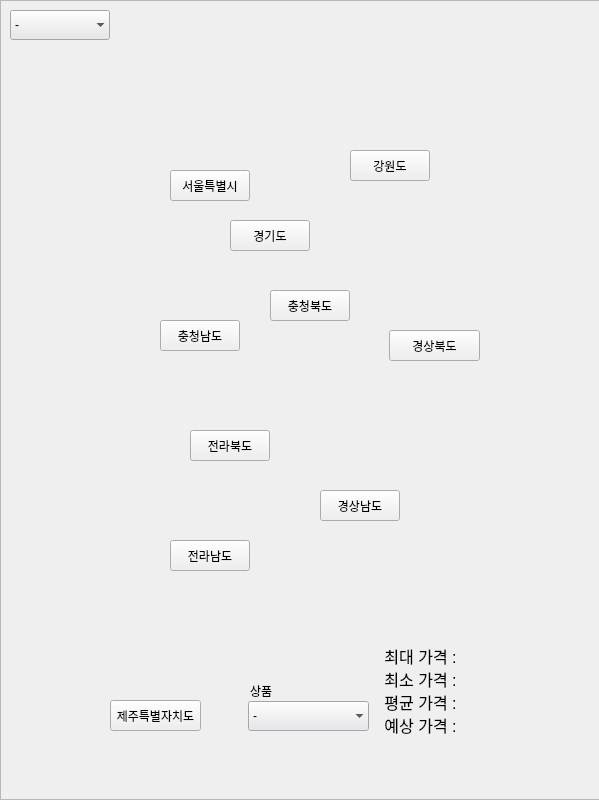
<?xml version="1.0" encoding="UTF-8"?>
<ui version="4.0">
 <class>Form</class>
 <widget class="QWidget" name="Form">
  <property name="geometry">
   <rect>
    <x>0</x>
    <y>0</y>
    <width>599</width>
    <height>800</height>
   </rect>
  </property>
  <property name="windowTitle">
   <string>Form</string>
  </property>
  <widget class="QStackedWidget" name="stackedWidget">
   <property name="geometry">
    <rect>
     <x>0</x>
     <y>0</y>
     <width>600</width>
     <height>800</height>
    </rect>
   </property>
   <property name="currentIndex">
    <number>1</number>
   </property>
   <widget class="QWidget" name="page">
    <widget class="QPushButton" name="pushButton">
     <property name="geometry">
      <rect>
       <x>0</x>
       <y>0</y>
       <width>600</width>
       <height>800</height>
      </rect>
     </property>
     <property name="styleSheet">
      <string notr="true">background-image: url(&quot;/home/aiot3/다운로드/123.png&quot;)</string>
     </property>
     <property name="text">
      <string/>
     </property>
    </widget>
   </widget>
   <widget class="QWidget" name="page_2">
    <widget class="QFrame" name="frame">
     <property name="geometry">
      <rect>
       <x>0</x>
       <y>0</y>
       <width>600</width>
       <height>800</height>
      </rect>
     </property>
     <property name="styleSheet">
      <string notr="true">background-image: url(&quot;/home/aiot3/다운로드/1.png&quot;)</string>
     </property>
     <property name="frameShape">
      <enum>QFrame::StyledPanel</enum>
     </property>
     <property name="frameShadow">
      <enum>QFrame::Raised</enum>
     </property>
     <widget class="QComboBox" name="comboBox">
      <property name="geometry">
       <rect>
        <x>10</x>
        <y>10</y>
        <width>100</width>
        <height>30</height>
       </rect>
      </property>
      <property name="styleSheet">
       <string notr="true">background-color: rgb(231, 230, 234); 

</string>
      </property>
      <property name="currentIndex">
       <number>0</number>
      </property>
      <property name="frame">
       <bool>false</bool>
      </property>
      <item>
       <property name="text">
        <string>-</string>
       </property>
      </item>
      <item>
       <property name="text">
        <string>2013</string>
       </property>
      </item>
      <item>
       <property name="text">
        <string>2014</string>
       </property>
      </item>
      <item>
       <property name="text">
        <string>2022</string>
       </property>
      </item>
     </widget>
     <widget class="QPushButton" name="pushButton7">
      <property name="geometry">
       <rect>
        <x>190</x>
        <y>430</y>
        <width>80</width>
        <height>31</height>
       </rect>
      </property>
      <property name="styleSheet">
       <string notr="true">button_style = '''
QPushButton {
    border: 2px solid rgb(45, 45, 45);
    background-color: transparent;
    border-radius: 15px;
}

QPushButton:checked {
    background-color: rgba(191, 64, 64, 0.5);
}
'''

button = QPushButton('Push Me')
button.setStyleSheet(button_style)</string>
      </property>
      <property name="text">
       <string>전라북도</string>
      </property>
     </widget>
     <widget class="QPushButton" name="pushButton8">
      <property name="geometry">
       <rect>
        <x>320</x>
        <y>490</y>
        <width>80</width>
        <height>31</height>
       </rect>
      </property>
      <property name="styleSheet">
       <string notr="true">button_style = '''
QPushButton {
    border: 2px solid rgb(45, 45, 45);
    background-color: transparent;
    border-radius: 15px;
}

QPushButton:checked {
    background-color: rgba(191, 64, 64, 0.5);
}
'''

button = QPushButton('Push Me')
button.setStyleSheet(button_style)</string>
      </property>
      <property name="text">
       <string>경상남도</string>
      </property>
     </widget>
     <widget class="QPushButton" name="pushButton6">
      <property name="geometry">
       <rect>
        <x>389</x>
        <y>330</y>
        <width>91</width>
        <height>31</height>
       </rect>
      </property>
      <property name="styleSheet">
       <string notr="true">button_style = '''
QPushButton {
    border: 2px solid rgb(45, 45, 45);
    background-color: transparent;
    border-radius: 15px;
}

QPushButton:checked {
    background-color: rgba(191, 64, 64, 0.5);
}
'''

button = QPushButton('Push Me')
button.setStyleSheet(button_style)</string>
      </property>
      <property name="text">
       <string>경상북도</string>
      </property>
     </widget>
     <widget class="QPushButton" name="pushButton4">
      <property name="geometry">
       <rect>
        <x>270</x>
        <y>290</y>
        <width>80</width>
        <height>31</height>
       </rect>
      </property>
      <property name="styleSheet">
       <string notr="true">button_style = '''
QPushButton {
    border: 2px solid rgb(45, 45, 45);
    background-color: transparent;
    border-radius: 15px;
}

QPushButton:checked {
    background-color: rgba(191, 64, 64, 0.5);
}
'''

button = QPushButton('Push Me')
button.setStyleSheet(button_style)</string>
      </property>
      <property name="text">
       <string>충청북도</string>
      </property>
     </widget>
     <widget class="QPushButton" name="pushButton5">
      <property name="geometry">
       <rect>
        <x>160</x>
        <y>320</y>
        <width>80</width>
        <height>31</height>
       </rect>
      </property>
      <property name="styleSheet">
       <string notr="true">button_style = '''
QPushButton {
    border: 2px solid rgb(45, 45, 45);
    background-color: transparent;
    border-radius: 15px;
}

QPushButton:checked {
    background-color: rgba(191, 64, 64, 0.5);
}
'''

button = QPushButton('Push Me')
button.setStyleSheet(button_style)</string>
      </property>
      <property name="text">
       <string>충청남도</string>
      </property>
     </widget>
     <widget class="QPushButton" name="pushButton3">
      <property name="geometry">
       <rect>
        <x>350</x>
        <y>150</y>
        <width>80</width>
        <height>31</height>
       </rect>
      </property>
      <property name="styleSheet">
       <string notr="true">button_style = '''
QPushButton {
    border: 2px solid rgb(45, 45, 45);
    background-color: transparent;
    border-radius: 15px;
}

QPushButton:checked {
    background-color: rgba(191, 64, 64, 0.5);
}
'''

button = QPushButton('Push Me')
button.setStyleSheet(button_style)</string>
      </property>
      <property name="text">
       <string>강원도</string>
      </property>
     </widget>
     <widget class="QPushButton" name="pushButton1">
      <property name="geometry">
       <rect>
        <x>170</x>
        <y>170</y>
        <width>80</width>
        <height>31</height>
       </rect>
      </property>
      <property name="styleSheet">
       <string notr="true">button_style = '''
QPushButton {
    border: 2px solid rgb(45, 45, 45);
    background-color: transparent;
    border-radius: 15px;
}

QPushButton:checked {
    background-color: rgba(191, 64, 64, 0.5);
}
'''

button = QPushButton('Push Me')
button.setStyleSheet(button_style)</string>
      </property>
      <property name="text">
       <string>서울특별시</string>
      </property>
      <property name="checkable">
       <bool>false</bool>
      </property>
      <property name="checked">
       <bool>false</bool>
      </property>
      <property name="autoRepeat">
       <bool>false</bool>
      </property>
     </widget>
     <widget class="QPushButton" name="pushButton2">
      <property name="geometry">
       <rect>
        <x>230</x>
        <y>220</y>
        <width>80</width>
        <height>31</height>
       </rect>
      </property>
      <property name="styleSheet">
       <string notr="true">button_style = '''
QPushButton {
    border: 2px solid rgb(45, 45, 45);
    background-color: transparent;
    border-radius: 15px;
}

QPushButton:checked {
    background-color: rgba(191, 64, 64, 0.5);
}
'''

button = QPushButton('Push Me')
button.setStyleSheet(button_style)</string>
      </property>
      <property name="text">
       <string>경기도</string>
      </property>
      <property name="checkable">
       <bool>false</bool>
      </property>
      <property name="checked">
       <bool>false</bool>
      </property>
     </widget>
     <widget class="QPushButton" name="pushButton10">
      <property name="geometry">
       <rect>
        <x>110</x>
        <y>700</y>
        <width>91</width>
        <height>31</height>
       </rect>
      </property>
      <property name="styleSheet">
       <string notr="true">button_style = '''
QPushButton {
    border: 2px solid rgb(45, 45, 45);
    background-color: transparent;
    border-radius: 15px;
}

QPushButton:checked {
    background-color: rgba(191, 64, 64, 0.5);
}
'''

button = QPushButton('Push Me')
button.setStyleSheet(button_style)</string>
      </property>
      <property name="text">
       <string>제주특별자치도</string>
      </property>
     </widget>
     <widget class="QPushButton" name="pushButton9">
      <property name="geometry">
       <rect>
        <x>170</x>
        <y>540</y>
        <width>80</width>
        <height>31</height>
       </rect>
      </property>
      <property name="styleSheet">
       <string notr="true">button_style = '''
QPushButton {
    border: 2px solid rgb(45, 45, 45);
    background-color: transparent;
    border-radius: 15px;
}

QPushButton:checked {
    background-color: rgba(191, 64, 64, 0.5);
}
'''

button = QPushButton('Push Me')
button.setStyleSheet(button_style)</string>
      </property>
      <property name="text">
       <string>전라남도</string>
      </property>
     </widget>
     <widget class="QLabel" name="label">
      <property name="geometry">
       <rect>
        <x>250</x>
        <y>680</y>
        <width>31</width>
        <height>21</height>
       </rect>
      </property>
      <property name="text">
       <string>상품</string>
      </property>
     </widget>
     <widget class="QComboBox" name="comboBox_2">
      <property name="geometry">
       <rect>
        <x>248</x>
        <y>701</y>
        <width>121</width>
        <height>30</height>
       </rect>
      </property>
      <property name="autoFillBackground">
       <bool>false</bool>
      </property>
      <property name="styleSheet">
       <string notr="true">background-color: rgb(231, 230, 234); 

</string>
      </property>
      <property name="editable">
       <bool>false</bool>
      </property>
      <property name="currentIndex">
       <number>0</number>
      </property>
      <property name="duplicatesEnabled">
       <bool>false</bool>
      </property>
      <property name="frame">
       <bool>false</bool>
      </property>
      <item>
       <property name="text">
        <string>-</string>
       </property>
      </item>
      <item>
       <property name="text">
        <string>갓</string>
       </property>
      </item>
      <item>
       <property name="text">
        <string>감귤</string>
       </property>
      </item>
      <item>
       <property name="text">
        <string>감자</string>
       </property>
      </item>
      <item>
       <property name="text">
        <string>건고추</string>
       </property>
      </item>
      <item>
       <property name="text">
        <string>건블루베리</string>
       </property>
      </item>
      <item>
       <property name="text">
        <string>건포도</string>
       </property>
      </item>
      <item>
       <property name="text">
        <string>고구마</string>
       </property>
      </item>
      <item>
       <property name="text">
        <string>고춧가루</string>
       </property>
      </item>
      <item>
       <property name="text">
        <string>깻잎</string>
       </property>
      </item>
      <item>
       <property name="text">
        <string>녹두</string>
       </property>
      </item>
      <item>
       <property name="text">
        <string>느타리버섯</string>
       </property>
      </item>
      <item>
       <property name="text">
        <string>단감</string>
       </property>
      </item>
      <item>
       <property name="text">
        <string>당근</string>
       </property>
      </item>
      <item>
       <property name="text">
        <string>들깨</string>
       </property>
      </item>
      <item>
       <property name="text">
        <string>딸기</string>
       </property>
      </item>
      <item>
       <property name="text">
        <string>땅콩</string>
       </property>
      </item>
      <item>
       <property name="text">
        <string>레몬</string>
       </property>
      </item>
      <item>
       <property name="text">
        <string>무</string>
       </property>
      </item>
      <item>
       <property name="text">
        <string>마늘</string>
       </property>
      </item>
      <item>
       <property name="text">
        <string>망고</string>
       </property>
      </item>
      <item>
       <property name="text">
        <string>멜론</string>
       </property>
      </item>
      <item>
       <property name="text">
        <string>메밀</string>
       </property>
      </item>
      <item>
       <property name="text">
        <string>미나리</string>
       </property>
      </item>
      <item>
       <property name="text">
        <string>배</string>
       </property>
      </item>
      <item>
       <property name="text">
        <string>배추</string>
       </property>
      </item>
      <item>
       <property name="text">
        <string>방울토마토</string>
       </property>
      </item>
      <item>
       <property name="text">
        <string>바나나</string>
       </property>
      </item>
      <item>
       <property name="text">
        <string>복숭아</string>
       </property>
      </item>
      <item>
       <property name="text">
        <string>붉은고추</string>
       </property>
      </item>
      <item>
       <property name="text">
        <string>사과</string>
       </property>
      </item>
      <item>
       <property name="text">
        <string>상추</string>
       </property>
      </item>
      <item>
       <property name="text">
        <string>새송이버섯</string>
       </property>
      </item>
      <item>
       <property name="text">
        <string>생강</string>
       </property>
      </item>
      <item>
       <property name="text">
        <string>수박</string>
       </property>
      </item>
      <item>
       <property name="text">
        <string>시금치</string>
       </property>
      </item>
      <item>
       <property name="text">
        <string>아몬드</string>
       </property>
      </item>
      <item>
       <property name="text">
        <string>얼갈이배추</string>
       </property>
      </item>
      <item>
       <property name="text">
        <string>열무</string>
       </property>
      </item>
      <item>
       <property name="text">
        <string>양배추</string>
       </property>
      </item>
      <item>
       <property name="text">
        <string>양파</string>
       </property>
      </item>
      <item>
       <property name="text">
        <string>오이</string>
       </property>
      </item>
      <item>
       <property name="text">
        <string>오렌지</string>
       </property>
      </item>
      <item>
       <property name="text">
        <string>참다래</string>
       </property>
      </item>
      <item>
       <property name="text">
        <string>참외</string>
       </property>
      </item>
      <item>
       <property name="text">
        <string>참깨</string>
       </property>
      </item>
      <item>
       <property name="text">
        <string>체리</string>
       </property>
      </item>
      <item>
       <property name="text">
        <string>토마토</string>
       </property>
      </item>
      <item>
       <property name="text">
        <string>파</string>
       </property>
      </item>
      <item>
       <property name="text">
        <string>파프리카</string>
       </property>
      </item>
      <item>
       <property name="text">
        <string>파인애플</string>
       </property>
      </item>
      <item>
       <property name="text">
        <string>팥</string>
       </property>
      </item>
      <item>
       <property name="text">
        <string>피망(청)</string>
       </property>
      </item>
      <item>
       <property name="text">
        <string>팽이버섯</string>
       </property>
      </item>
      <item>
       <property name="text">
        <string>포도</string>
       </property>
      </item>
      <item>
       <property name="text">
        <string>풋고추</string>
       </property>
      </item>
      <item>
       <property name="text">
        <string>호두</string>
       </property>
      </item>
      <item>
       <property name="text">
        <string>호박</string>
       </property>
      </item>
     </widget>
     <widget class="QLabel" name="describe_label">
      <property name="geometry">
       <rect>
        <x>380</x>
        <y>620</y>
        <width>91</width>
        <height>141</height>
       </rect>
      </property>
      <property name="font">
       <font>
        <pointsize>12</pointsize>
       </font>
      </property>
      <property name="text">
       <string> 최대 가격 : 
 최소 가격 : 
 평균 가격 : 
 예상 가격 :</string>
      </property>
     </widget>
     <widget class="QLabel" name="max_price_label">
      <property name="geometry">
       <rect>
        <x>460</x>
        <y>650</y>
        <width>58</width>
        <height>16</height>
       </rect>
      </property>
      <property name="styleSheet">
       <string notr="true">color: rgb(224, 27, 36);</string>
      </property>
      <property name="text">
       <string/>
      </property>
     </widget>
     <widget class="QLabel" name="min_price_label">
      <property name="geometry">
       <rect>
        <x>460</x>
        <y>673</y>
        <width>58</width>
        <height>16</height>
       </rect>
      </property>
      <property name="styleSheet">
       <string notr="true">color: rgb(224, 27, 36);</string>
      </property>
      <property name="text">
       <string/>
      </property>
     </widget>
     <widget class="QLabel" name="average_price_label">
      <property name="geometry">
       <rect>
        <x>460</x>
        <y>695</y>
        <width>61</width>
        <height>16</height>
       </rect>
      </property>
      <property name="styleSheet">
       <string notr="true">color: rgb(224, 27, 36);</string>
      </property>
      <property name="text">
       <string/>
      </property>
     </widget>
     <widget class="QLabel" name="rounded_average_price_label">
      <property name="geometry">
       <rect>
        <x>460</x>
        <y>717</y>
        <width>58</width>
        <height>16</height>
       </rect>
      </property>
      <property name="styleSheet">
       <string notr="true">color: rgb(224, 27, 36);</string>
      </property>
      <property name="text">
       <string/>
      </property>
     </widget>
    </widget>
   </widget>
  </widget>
 </widget>
 <resources/>
 <connections/>
</ui>
